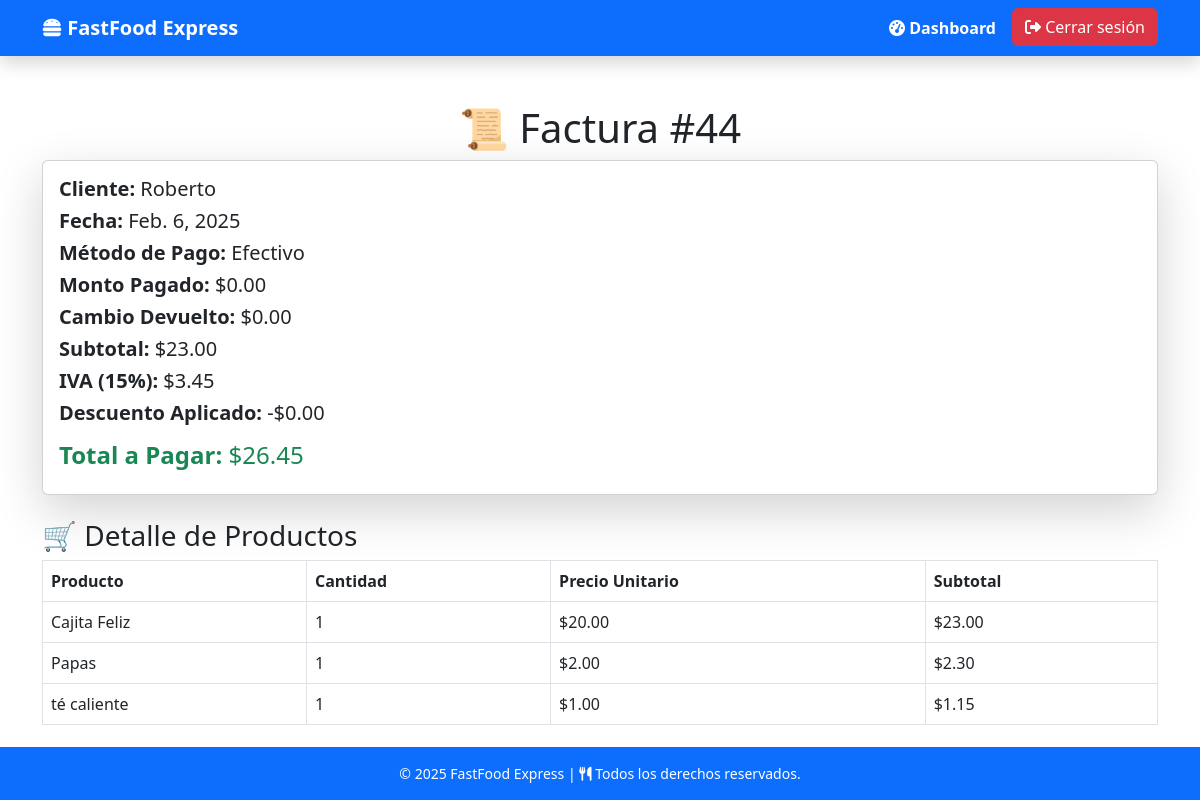
The app's page /factura/44/ (signed in) with its own data.
### facturacion/models.py (models this page shows, shortened)
class Factura(models.Model):
    numero = models.AutoField(primary_key=True)
    total = models.FloatField(default=0.0, editable=False)
    subtotal = models.FloatField(default=0.0, editable=False)
    impuesto_total = models.FloatField(default=0.0, editable=False)
    descuento = models.FloatField(default=0.0, editable=False)
    fecha = models.DateField(default=date.today)
    pedido = models.ForeignKey(Pedido, on_delete=models.CASCADE)
    metodo_pago_efectivo = models.ForeignKey('PagoEfectivo', null=True, blank=True, on_delete=models.SET_NULL)
    metodo_pago_tarjeta = models.ForeignKey('PagoTarjeta', null=True, blank=True, on_delete=models.SET_NULL)
    metodo_pago_transferencia = models.ForeignKey('PagoTransferencia', null=True, blank=True, on_delete=models.SET_NULL)
    promociones = models.ManyToManyField(Promocion, blank=True)

class MetodoDePago(models.Model):
    monto_pagado = models.FloatField()
    cuenta_por_cobrar = models.FloatField()
    class Meta:
        abstract = True

class PagoEfectivo(MetodoDePago):
    cambio = models.FloatField()

class ItemFactura(models.Model):
    factura = models.ForeignKey(Factura, on_delete=models.CASCADE, related_name="items")
    item_pedido = models.ForeignKey(ItemPedido, on_delete=models.CASCADE)
    cantidad = models.PositiveIntegerField(editable=False)  # 🔹 Se calcula automáticamente
    subtotal = models.FloatField(editable=False)  # 🔹 Se calcula automáticamente

### pedidos/models.py (models this page shows, shortened)
class Pedido(models.Model):
    fecha_actual = models.DateTimeField(auto_now=True, editable=False)
    numero = models.AutoField(primary_key=True)
    cliente = models.ForeignKey(Cliente, on_delete=models.CASCADE, related_name="pedidos_cliente")
    mesero = models.ForeignKey(Mesero, on_delete=models.SET_NULL, null=True, blank=True,
                                   related_name="pedidos_mesero")
    mesa = models.ForeignKey(Mesa, on_delete=models.SET_NULL, null=True, blank=True, related_name="pedidos_mesa")
    estado = models.CharField(
        max_length=50,
        choices=EstadoPedido.choices,
        default=EstadoPedido.PENDIENTE
    )

class ItemPedido(models.Model):
    cantidad = models.PositiveIntegerField(default=1)
    observacion = models.CharField(max_length=100, blank=True, default='Ninguna')
    cliente = models.ForeignKey(Cliente, on_delete=models.CASCADE, related_name='items_pedido')
    producto = models.ForeignKey(Producto, on_delete=models.CASCADE)
    pedido = models.ForeignKey("pedidos.Pedido", on_delete=models.CASCADE, related_name="items")
    pokemon_id = models.PositiveIntegerField(null=True, blank=True)
    pokemon_nombre = models.CharField(max_length=50, null=True, blank=True)
    class Meta:
        verbose_name = "Item del Pedido"
        verbose_name_plural = "Items del Pedido"

### util/models.py (models this page shows, shortened)
class Persona(models.Model):
    cedula = models.CharField(max_length=10, unique=True)
    nombre = models.CharField(max_length=100)
    apellido = models.CharField(max_length=50)
    telefono = models.CharField(max_length=15, unique=True)
    email = models.EmailField(unique=True, null=True, blank=True)
    direccion = models.TextField(null=True, blank=True)
    class Meta:
        abstract = True

class Cliente(Persona):
    activo = models.BooleanField(default=True)

### menus/models.py (models this page shows, shortened)
class Producto(models.Model):
    nombre = models.CharField(max_length=50)
    descripcion = models.TextField()  # 🔹 Cambiado de CharField a TextField
    precio = models.FloatField()
    disponibilidad = models.BooleanField(default=True)
    categoria = models.ForeignKey(Categoria, on_delete=models.CASCADE, related_name='productos')
    impuestos = models.ManyToManyField(Impuesto, blank=True)

### facturacion/views.py (the view)
# urls.py: path('factura/<int:factura_numero>/', detalle_factura, name='factura_detalle'),
@login_required
def detalle_factura(request, factura_numero):
    factura = get_object_or_404(Factura, numero=factura_numero)
    productos_agrupados = {}
    for item in factura.items.all():
        nombre_producto = item.item_pedido.producto.nombre
        if nombre_producto in productos_agrupados:
            productos_agrupados[nombre_producto]["cantidad"] += item.cantidad
            productos_agrupados[nombre_producto]["subtotal"] += item.subtotal
        else:
            productos_agrupados[nombre_producto] = {
                "cantidad": item.cantidad,
                "precio": item.item_pedido.producto.precio,
                "subtotal": item.subtotal
            }
    pagos = []
    pagos.extend(PagoEfectivo.objects.filter(factura=factura).values("monto_pagado"))
    pagos.extend(PagoTarjeta.objects.filter(factura=factura).values("monto_pagado"))
    pagos.extend(PagoTransferencia.objects.filter(factura=factura).values("monto_pagado"))
    pagos_finales = []
    for pago in pagos:
        metodo = "Efectivo" if "cambio" in pago else "Tarjeta" if "numero_tarjeta" in pago else "Transferencia"
        pagos_finales.append({"metodo": metodo, "monto": pago["monto_pagado"]})
    return render(request, "facturacion/factura_detalle.html", {
        "factura": factura,
        "productos_agrupados": productos_agrupados,
        "pagos": pagos_finales
    })

### templates/facturacion/factura_detalle.html (shortened to what this page needs)
{% extends 'base.html' %}
{% load static %}
{% block content %}
<div class="container mt-5">
    <h1 class="text-center">📜 Factura #{{ factura.numero }}</h1>
    <div class="card shadow-lg">
        <div class="card-body">
            <h5><strong>Cliente:</strong> {{ factura.pedido.cliente.nombre }}</h5>
            <h5><strong>Fecha:</strong> {{ factura.fecha }}</h5>
            <h5><strong>Método de Pago:</strong>
                {% if factura.metodo_pago_efectivo %} Efectivo
                {% elif factura.metodo_pago_tarjeta %} Tarjeta
                {% elif factura.metodo_pago_transferencia %} Transferencia
                {% else %} No registrado
                {% endif %}
            </h5>
            {% if factura.metodo_pago_efectivo %}
                <h5><strong>Monto Pagado:</strong> ${{ factura.metodo_pago_efectivo.monto_pagado|floatformat:2 }}</h5>
                <h5><strong>Cambio Devuelto:</strong> ${{ factura.metodo_pago_efectivo.cambio|floatformat:2 }}</h5>
            {% endif %}
            <h5><strong>Subtotal:</strong> ${{ factura.subtotal|floatformat:2 }}</h5>
            <h5><strong>IVA (15%):</strong> ${{ factura.impuesto_total|floatformat:2 }}</h5>
            <h5><strong>Descuento Aplicado:</strong> -${{ factura.descuento|floatformat:2 }}</h5>
            <h4 class="text-success mt-3"><strong>Total a Pagar:</strong> ${{ factura.total|floatformat:2 }}</h4>
        </div>
    </div>
    <div class="mt-4">
        <h3>🛒 Detalle de Productos</h3>
        <table class="table table-bordered">
            <thead class="thead-dark">
                <tr>
                    <th>Producto</th>
                    <th>Cantidad</th>
                    <th>Precio Unitario</th>
                    <th>Subtotal</th>
                </tr>
            </thead>
            <tbody>
                {% for item in factura.items.all %}
                <tr>
                    <td>{{ item.item_pedido.producto.nombre }}</td>
                    <td>{{ item.cantidad }}</td>
                    <td>${{ item.item_pedido.producto.precio|floatformat:2 }}</td>
                    <td>${{ item.subtotal|floatformat:2 }}</td>
                </tr>
                {% endfor %}
            </tbody>
        </table>
    </div>
    <div class="text-center mt-4">
        <a href="javascript:history.back()" class="btn btn-secondary">🔙 Volver</a>
        <a href="{% url 'factura_lista' %}" class="btn btn-dark">📜 Ir a Historial</a>
        <a href="{% url 'descargar_factura_pdf' factura.numero %}" class="btn btn-danger">📄 Descargar PDF</a>
    </div>
</div>
{% endblock %}

### static/css/global.css (style rules this page uses)
body { font-family: 'Poppins', sans-serif; background-color: #f4f4f4; }
.btn { font-size: 16px; padding: 10px 18px; border-radius: 8px; transition: 0.3s; }
.card { border-radius: 10px; box-shadow: 2px 2px 10px rgba(0, 0, 0, 0.1); transition: transform 0.3s ease-in-out; }
h1, h2, h3 { color: #ff5722; font-weight: bold; }

### records on screen
Factura: numero "44", pedido.cliente.nombre "Roberto", fecha "Feb. 6, 2025", metodo_pago_efectivo.monto_pagado "0.00", metodo_pago_efectivo.cambio "0.00", subtotal "23.00", impuesto_total "3.45", descuento "0.00", total "26.45"
ItemFactura: item_pedido.producto.nombre "Cajita Feliz", cantidad "1", item_pedido.producto.precio "20.00", subtotal "23.00"
ItemFactura: item_pedido.producto.nombre "Papas", cantidad "1", item_pedido.producto.precio "2.00", subtotal "2.30"
ItemFactura: item_pedido.producto.nombre "té caliente", cantidad "1", item_pedido.producto.precio "1.00", subtotal "1.15"
